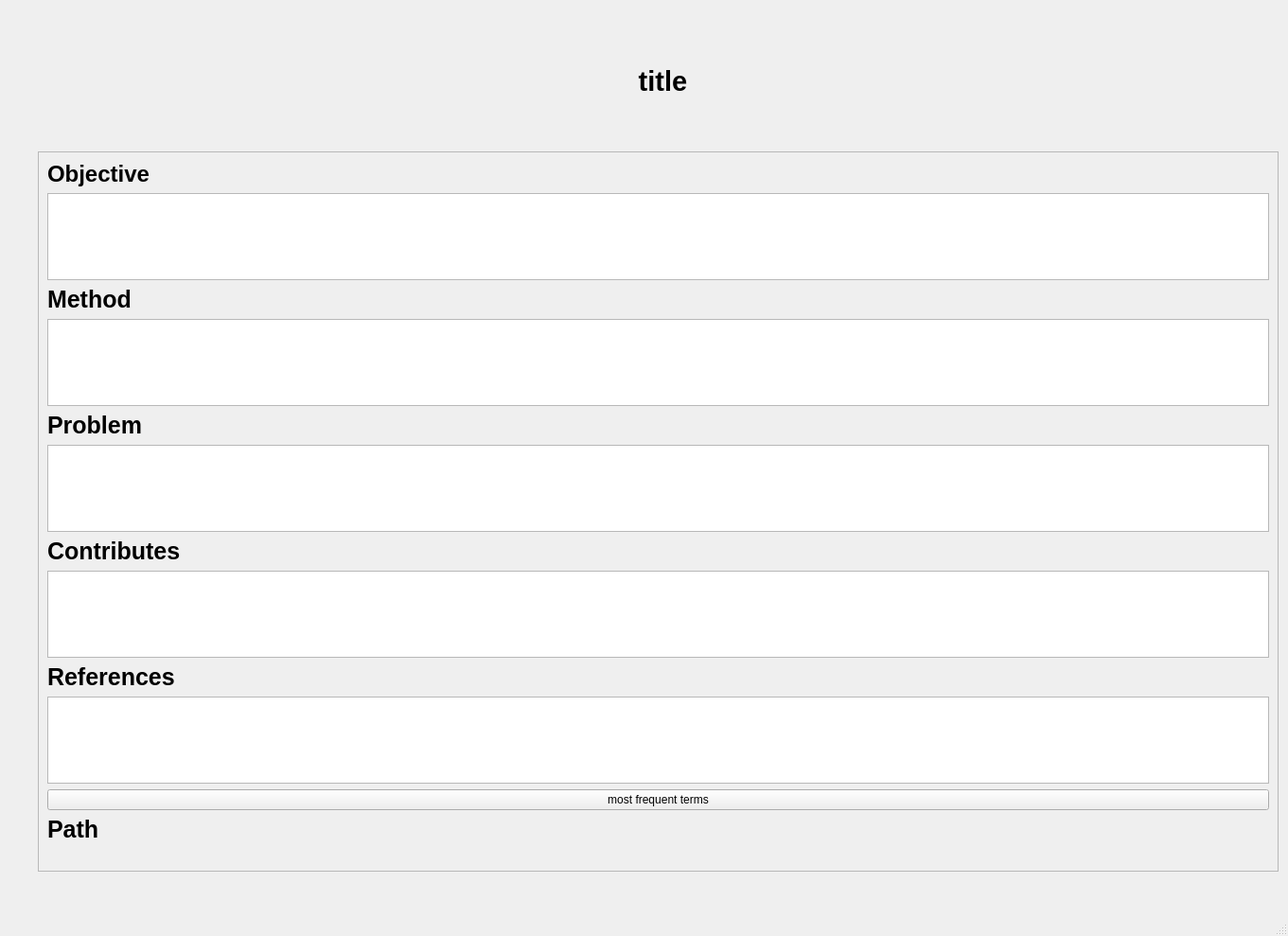
<?xml version="1.0" encoding="UTF-8"?>
<ui version="4.0">
 <class>MainWindow</class>
 <widget class="QMainWindow" name="MainWindow">
  <property name="geometry">
   <rect>
    <x>0</x>
    <y>0</y>
    <width>1361</width>
    <height>989</height>
   </rect>
  </property>
  <property name="windowTitle">
   <string/>
  </property>
  <widget class="QWidget" name="centralwidget">
   <widget class="QLabel" name="labelTitle">
    <property name="geometry">
     <rect>
      <x>130</x>
      <y>0</y>
      <width>1141</width>
      <height>171</height>
     </rect>
    </property>
    <property name="sizePolicy">
     <sizepolicy hsizetype="Preferred" vsizetype="Preferred">
      <horstretch>0</horstretch>
      <verstretch>0</verstretch>
     </sizepolicy>
    </property>
    <property name="font">
     <font>
      <pointsize>22</pointsize>
      <weight>75</weight>
      <bold>true</bold>
     </font>
    </property>
    <property name="layoutDirection">
     <enum>Qt::LeftToRight</enum>
    </property>
    <property name="text">
     <string>title</string>
    </property>
    <property name="alignment">
     <set>Qt::AlignCenter</set>
    </property>
    <property name="wordWrap">
     <bool>true</bool>
    </property>
   </widget>
   <widget class="QScrollArea" name="scrollArea">
    <property name="geometry">
     <rect>
      <x>40</x>
      <y>160</y>
      <width>1311</width>
      <height>761</height>
     </rect>
    </property>
    <property name="frameShadow">
     <enum>QFrame::Sunken</enum>
    </property>
    <property name="widgetResizable">
     <bool>true</bool>
    </property>
    <widget class="QWidget" name="scrollAreaWidgetContents_2">
     <property name="geometry">
      <rect>
       <x>0</x>
       <y>0</y>
       <width>1309</width>
       <height>759</height>
      </rect>
     </property>
     <layout class="QVBoxLayout" name="verticalLayout">
      <item>
       <widget class="QLabel" name="label_7">
        <property name="font">
         <font>
          <pointsize>18</pointsize>
          <weight>75</weight>
          <bold>true</bold>
         </font>
        </property>
        <property name="text">
         <string>Objective</string>
        </property>
       </widget>
      </item>
      <item>
       <widget class="QTextEdit" name="textObjective">
        <property name="font">
         <font>
          <pointsize>17</pointsize>
         </font>
        </property>
        <property name="textInteractionFlags">
         <set>Qt::NoTextInteraction</set>
        </property>
       </widget>
      </item>
      <item>
       <widget class="QLabel" name="label_3">
        <property name="font">
         <font>
          <pointsize>19</pointsize>
          <weight>75</weight>
          <bold>true</bold>
         </font>
        </property>
        <property name="text">
         <string>Method</string>
        </property>
       </widget>
      </item>
      <item>
       <widget class="QTextEdit" name="textMethod">
        <property name="enabled">
         <bool>true</bool>
        </property>
        <property name="font">
         <font>
          <pointsize>17</pointsize>
         </font>
        </property>
        <property name="textInteractionFlags">
         <set>Qt::NoTextInteraction</set>
        </property>
       </widget>
      </item>
      <item>
       <widget class="QLabel" name="label_4">
        <property name="font">
         <font>
          <pointsize>19</pointsize>
          <weight>75</weight>
          <bold>true</bold>
         </font>
        </property>
        <property name="text">
         <string>Problem</string>
        </property>
       </widget>
      </item>
      <item>
       <widget class="QTextEdit" name="textProblem">
        <property name="font">
         <font>
          <pointsize>17</pointsize>
         </font>
        </property>
        <property name="textInteractionFlags">
         <set>Qt::NoTextInteraction</set>
        </property>
       </widget>
      </item>
      <item>
       <widget class="QLabel" name="label_5">
        <property name="font">
         <font>
          <pointsize>19</pointsize>
          <weight>75</weight>
          <bold>true</bold>
         </font>
        </property>
        <property name="text">
         <string>Contributes</string>
        </property>
       </widget>
      </item>
      <item>
       <widget class="QTextEdit" name="textContribute">
        <property name="enabled">
         <bool>true</bool>
        </property>
        <property name="font">
         <font>
          <pointsize>17</pointsize>
         </font>
        </property>
        <property name="textInteractionFlags">
         <set>Qt::NoTextInteraction</set>
        </property>
       </widget>
      </item>
      <item>
       <widget class="QLabel" name="label_6">
        <property name="font">
         <font>
          <pointsize>19</pointsize>
          <weight>75</weight>
          <bold>true</bold>
         </font>
        </property>
        <property name="text">
         <string>References</string>
        </property>
       </widget>
      </item>
      <item>
       <widget class="QTextEdit" name="textReference">
        <property name="font">
         <font>
          <pointsize>17</pointsize>
         </font>
        </property>
        <property name="textInteractionFlags">
         <set>Qt::NoTextInteraction</set>
        </property>
       </widget>
      </item>
      <item>
       <widget class="QPushButton" name="pushShowFreq">
        <property name="text">
         <string>most frequent terms</string>
        </property>
       </widget>
      </item>
      <item>
       <widget class="QLabel" name="label">
        <property name="font">
         <font>
          <pointsize>19</pointsize>
          <weight>75</weight>
          <bold>true</bold>
         </font>
        </property>
        <property name="text">
         <string>Path</string>
        </property>
       </widget>
      </item>
      <item>
       <widget class="QLabel" name="labelPath">
        <property name="text">
         <string/>
        </property>
        <property name="wordWrap">
         <bool>true</bool>
        </property>
       </widget>
      </item>
     </layout>
    </widget>
   </widget>
  </widget>
  <widget class="QMenuBar" name="menubar">
   <property name="geometry">
    <rect>
     <x>0</x>
     <y>0</y>
     <width>1361</width>
     <height>31</height>
    </rect>
   </property>
  </widget>
  <widget class="QStatusBar" name="statusbar"/>
 </widget>
 <resources/>
 <connections/>
</ui>
